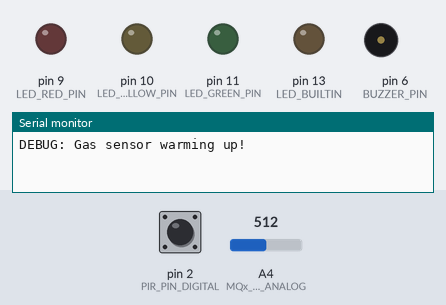
The sketch below on a simulated Arduino Nano, built with avr-gcc and run on an emulated ATmega328P. On the bench: output pins drawn as LEDs (lit = HIGH), buzzer (waves = sounding, pin HIGH), the last lines printed to the serial monitor. The inputs (shaded band) are chosen by the test bench; at power-on: pin 2 (PIR_PIN_DIGITAL) HIGH, A4 (MQx_PIN_ANALOG) = 512.

Above: at 0.1 s.
At 15.8 s:
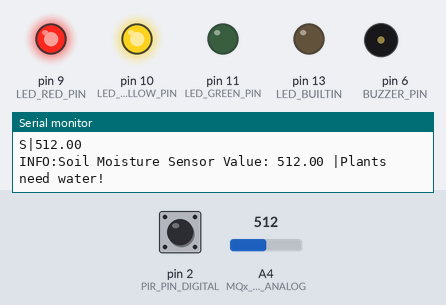
15.9 s: pin 2 (PIR_PIN_DIGITAL) pulsed LOW 2 times (0.12 s each, 0.3 s apart)
At 16.7 s:
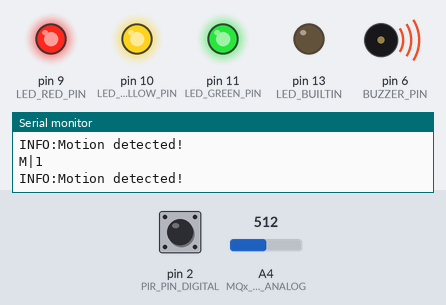
Timing chart, 0 to 26.5 s (numbered marks = the images above; inputs shaded):
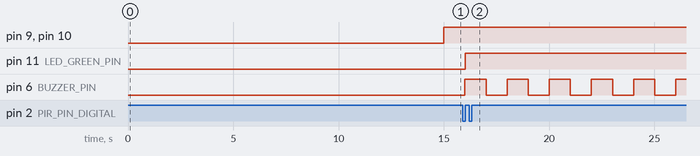

Measured:
- after the input at 15.9 s, pin 11 (LED_GREEN_PIN): LOW → HIGH after 0.12 s
- by itself, pin 6 (BUZZER_PIN): alternates HIGH for 1.0 s and LOW for 1.0 s

The sketch:

P04_002_HomeCentralAlexa_Slave1_Nano.ino
```cpp
/*
 *  P04_002_HomeCentralAlexa_Slave1_Nano
 *  Author: AdvantIoT Development Team
 *  Authored on: 11-Jan-2019
 *  Last Modified on: 17-Jan-2020
 *
 *  This is the complete sketch required for the HomeCentralAlexa_Slave1_Nano circuit which has the following:
 *  - A MQ35 gas sensor
 *  - A buzzer that sounds when the gas sensor detects gas
 *  - A soil moiture sensor
 *  - Green and Red LEDs that light up depending on the soil moisuture reading
 *
 *  Since serial output is what the RPi will push to the MQTT broker, restrict the output to data in expected format
 *  Don't do any pre-processing here since the app will have the threhsolds configured, send sensor values as read
 *  Prefix debug or info messages with DEBUG: or INFO: - A Node-RED function will parse this and display them in the Debug panel
 *  while the rest will be sent to the MQTT queue assuming they are sensor values.
 */

/*
 * The Nano needs additional drivers as it has an FTDI chip:
 * https://www.ftdichip.com/Drivers/VCP.htm
 *
 * Select Board: Arduino Nano
 * Select Processor: ATmega328P (Old Bootloader)
 * Select Port: /dev/cu.wchusbserial1420
 */

/*
 *  LIBRARIES
 *  LIbraries need to be installed using the Tools -> Manage Libraries option and then installed
 *  Some libraries are available with the IDE while others may need to be downloaded and installed form a .zip file
 */

#include <SPI.h>
#include <nRF24L01.h>
#include <RF24.h>
#include "DHT.h" //For DHT11 functions needed to get the humidity and temperature readings from the sensor.
//Using the Adafruit library, needs its sensor-master library as well. Install using the IDE Manage Libraries... option.

/*
 * PIN DEFINITIONS
 */

//For a Nano, only pins 2 and 3 support interrupts
//For Motion Sensor using an ISR (Interrup Service Request)
#define PIR_PIN_DIGITAL 2
//#define UNUSED_ISR_PIN 3

//For MQ2 or MQ# Gas Sensor
#define MQx_PIN_ANALOG A4 //Needs an analog pin
//Switched on or off based on a threshold defined by pot adjustment on the sensor - not used,
//thresholds and actions are controlled in software based on analog signal values
//#define MQx_PIN_DIGITAL 4 //Not required

//For LM393 Soil Moisture Sensor
#define LM393_PIN_ANALOG A5
//#define LM393_PIN_DIGITAL 5 //Not required

//For Buzzer and LEDs
#define BUZZER_PIN 6
//Use PWM pins for LEDS
//PWM Pins: 3, 5, 6, 9, 10, 11, PWM Frequency: 490 Hz (pins 5 and 6: 980 Hz)

#define LED_RED_PIN 9
#define LED_YELLOW_PIN 10
#define LED_GREEN_PIN 11

//For nRF24L01 Radio Module - NOT USED FOR NOW
//#define CE_PIN 9
//#define CSN_PIN 10

//For LM35 Temperature Sensor - NOT USED FOER NOW
//#define LM35_PIN_ANALOG A0 //Needs an analog pin

float lm393_value; //LM393 digital data pin value
//float dht_value; //DHT11 digital data pin value


/*
 * VARIABLE DEFINITIONS
 */
//Keeping all variables global so they are not reset on every function call
float mqx_value; //MQx analog data pin value
//Timer variables
unsigned long last_gas_reading_millis;
unsigned long last_soilmoisture_reading_millis;
const unsigned long gas_reading_freq = 15*1000;
const unsigned long soilmoisture_reading_freq = 15*1000;
int urgency;
//Thresholds
int gas_threshold = 300;
int soilmoisture_threshold = 500;
boolean start_motion_hold = false;

//Time for which motion sensor actiavted device is kept on
const unsigned long motion_sensor_hold = 15*1000;
unsigned long last_motion_trigger;
/*
 * RF device pipe addresses:
 * Please see P01_001_HomeCentral_Master_ESP32.ino for a detailed explanation
 */

// To write to Master node and Slave 2
const uint64_t writing_pipes[2] = { 0xF0F0F0A1A1LL, 0xF0F0F0A3A2LL };
// To read from Master node and Slave 2
const uint64_t reading_pipes[2] = { 0xF0F0F0A2A1LL, 0xF0F0F0A2A2LL };

// Allocate space for incoming and outgoing data
char RFSerial_data_in[32]; //For data received via RF from master and other slaves (max 32 bytes)
char RFSerial_data_out[32]; //For data to be sent via RF to master and other slaves (max 32 bytes)

// Temperature reading
float temperature_value = 0;
float last_temperature_value = 0; //Use to check if there is a change in reading

// Use "unsigned long" for variables that hold time as the value can become too large for an int
unsigned long temperature_last_read = 0; // The last time the temperature was read
const uint32_t temperature_read_delay = 30000; //5 minutes

//LCD Text buffers, 20 characters is max display anyway
char lcd_text1[20] = "";
char lcd_text2[20] = "";
char lcd_text3[20] = "";
char lcd_text4[20] = "";

/*
 * INSTANCE/OBJECT DEFINITIONS
 */

/*
 * FUNCTIONS
 */

//Sound buzzer intermittently based on urgency which is determined by the calling function
//As that is where you can determine urgency better.
//Urgency is a value for seconds between buzzing
//Timer variables
unsigned long start_buzzing_millis;
unsigned long stop_buzzing_millis;
boolean started_buzzing = false;
boolean stopped_buzzing = false;

void soundBuzzer(int urgency){
  unsigned long current_millis; //Keep local since needs to be update every call
  int buzz_time = 1*1000; //same for all urgencies
  int quiet_time = urgency*1000; //higher for low urgencies

  if(urgency == 0){ //if urgency == 0 stop buzzer
    digitalWrite(BUZZER_PIN, LOW);
  }
  else{
    current_millis = millis();
    if(current_millis - start_buzzing_millis > buzz_time){
      digitalWrite(BUZZER_PIN, LOW);
      if(!stopped_buzzing) stop_buzzing_millis = millis();
      stopped_buzzing = true;
      started_buzzing = false;
    }
    //Do not put an else, both conditions need to be checked every time to enable the toggle
    if(current_millis - stop_buzzing_millis > quiet_time){
      digitalWrite(BUZZER_PIN, HIGH); //Keep buzzing for the urgency interval
      if(!started_buzzing) start_buzzing_millis = millis();
      started_buzzing = true;
      stopped_buzzing = false;
    }
  }
}

//Get reading at a set frequency, not every time called
void getGasReading(){
  unsigned long current_millis; //Keep local since needs to be update every call
  char string_g[8] = "\0"; //To store gas reading float value converted to string, init to null
  char mqtt_string_g[10] = "\0"; //For message to be sent to MQTT broker, init to null
  char debug_string[50] = "\0"; //For debug serial print as one string

  current_millis = millis();
  if(current_millis - last_gas_reading_millis > gas_reading_freq){
    //Do everything for gas reading, LED lights and buzzer
    mqx_value = analogRead(MQx_PIN_ANALOG); // read analog input pin A0
    dtostrf(mqx_value, -7, 2, string_g); //(float source, char length including point - negative left aligns the string, decimal places, char[] target)

    //Since serial output is what the Node-RED on RPi will push to the MQTT broker, restrict the output to data in expected format
    //Don't do any pre-processing here since the app will have the threhsolds configured, send sensor values as read
    //Construct and print the MQTT message - goes to broker via Raspberry Pi serial input
    strcat(mqtt_string_g, "G|");
    strcat(mqtt_string_g, string_g);
    Serial.println(mqtt_string_g);

    //Print to serial with INFO, DEBUG or ERROR prefix, Node-RED will only print these to Debug console
    strcat(debug_string, "INFO:Gas Sensor Value: ");
    strcat(debug_string, string_g);

    if(mqx_value > gas_threshold)
    {
      strcat(debug_string, "|Gas detected!");
      digitalWrite(LED_RED_PIN, HIGH);
    }else{
      strcat(debug_string, "|Clear");
      digitalWrite(LED_RED_PIN, LOW);
    }
    Serial.println(debug_string);
    //Done everything for gas reading

    last_gas_reading_millis = millis();
  }

  //Determine buzzer urgency (seconds between buzzing) based on how higher than threshold the value is
  if(mqx_value < gas_threshold) urgency = 0; //Stop sounding the buzzer
  if(mqx_value > gas_threshold && mqx_value < 400) urgency = 3;
  if(mqx_value > 400 && mqx_value < 500) urgency = 2;
  if(mqx_value > 500) urgency = 1;
  soundBuzzer(urgency);
}

//Get soil moisture reading at a set frequency, not every time called
//LM393 is a soil moisture sensor
void getSoilMoistureReading(){
  unsigned long current_millis; //Keep local since needs to be update every call
  char string_s[8] = "\0"; //To store soil moisture float value converted to string
  char mqtt_string_s[10] = "\0";
  char debug_string[50] = "\0"; //For debug serial print as one string

  current_millis = millis();
  if(current_millis - last_soilmoisture_reading_millis > soilmoisture_reading_freq){
    //Do everything for gas reading, LED lights and buzzer
    lm393_value = analogRead(LM393_PIN_ANALOG); // read analog input pin A0
    dtostrf(lm393_value, -7, 2, string_s); // //(float source, char length including point - negative left aligns the string, decimal places, char[] target)

    //Since serial output is what the RPi will push to the MQTT broker, restrict the output to data in expected format
    //Don't do any pre-processing here since the app will have the threhsolds configured, send sensor values as read
    //Construct and print the MQTT message - goes to broker via Raspberry Pi serial input
    strcat(mqtt_string_s, "S|");
    strcat(mqtt_string_s, string_s);
    Serial.println(mqtt_string_s);

    //Print to serial with INFO, DEBUG or ERROR prefix, Node-RED will only print these to Debug console
    strcat(debug_string, "INFO:Soil Moisture Sensor Value: ");
    strcat(debug_string, string_s);

    if(lm393_value > soilmoisture_threshold)
    {
      strcat(debug_string, "|Plants need water!");
      digitalWrite(LED_YELLOW_PIN, HIGH);
    }else{
      strcat(debug_string, "|Plants are ok!");
      digitalWrite(LED_YELLOW_PIN, LOW);
    }
    Serial.println(debug_string);
    //Done everything for soil moisture reading

    last_soilmoisture_reading_millis = millis();
  }

  //Determine buzzer urgency (seconds between buzzing) based on how higher than threshold the value is
  if(mqx_value < gas_threshold) urgency = 0; //Stop sounding the buzzer
  if(mqx_value > gas_threshold && mqx_value < 400) urgency = 3;
  if(mqx_value > 400 && mqx_value < 500) urgency = 2;
  if(mqx_value > 500) urgency = 1;
  soundBuzzer(urgency);
}

/* For PIR Motion Sensor */
// Checks if motion was detected, sets LED HIGH and starts a timer
//ICACHE_RAM_ATTR void motionDetected() { //Use ICACHE_RAM_ATTR for NodeMCU/ESP8266, not required for Nano
void motionDetected() {
  //Since serial output is what the RPi will push to the MQTT broker, restrict the output to data in expected format
  //Don't do any pre-processing here since the app will have the threhsolds configured, send sensor values as read
  char mqtt_string_m[10] = "\0";
  strcat(mqtt_string_m, "M|");
  strcat(mqtt_string_m, "1"); //And send the 0 in motionStopped()
  Serial.println(mqtt_string_m);

  //Print to serial with INFO, DEBUG or ERROR prefix, Node-RED will only print these to Debug console
  Serial.println("INFO:Motion detected!");
  digitalWrite(LED_GREEN_PIN, HIGH);  // turn LED ON

  start_motion_hold = true;
  last_motion_trigger = millis();
}

void motionStopped() {
  //Since serial output is what the RPi will push to the MQTT broker, restrict the output to data in expected format
  //Don't do any pre-processing here since the app will have the threhsolds configured, send sensor values as read
  char mqtt_string_m[10] = "\0";
  strcat(mqtt_string_m, "M|");
  strcat(mqtt_string_m, "0"); //And send the 1 in motionDetected()
  Serial.println(mqtt_string_m);

  //Print to serial with INFO, DEBUG or ERROR prefix, Node-RED will only print these to Debug console
  Serial.println("INFO:Motion stopped!");
  digitalWrite(LED_GREEN_PIN, LOW);  // turn LED OFF
}

/*
 * Setup
 * The setup function runs once when you press reset or power the board.
 */

void setup() {
  Serial.begin(115200); //The default serial port for communication with serial monitor.
  analogReference(DEFAULT);

  //Initialize digital pin LED_BUILTIN as an output. Can be used to indicate connection status.
  pinMode(LED_BUILTIN, OUTPUT);

  //pinMode(MQx_PIN_ANALOG, INPUT);
  pinMode(LM393_PIN_ANALOG, INPUT);

  //Set Buzzer and LED Pins for OUTPUT
  pinMode(PIR_PIN_DIGITAL, INPUT);
  attachInterrupt(digitalPinToInterrupt(PIR_PIN_DIGITAL), motionDetected, RISING);

  pinMode(BUZZER_PIN, OUTPUT);
  pinMode(LED_RED_PIN, OUTPUT);
  pinMode(LED_YELLOW_PIN, OUTPUT);
  pinMode(LED_GREEN_PIN, OUTPUT);


  digitalWrite(BUZZER_PIN, LOW);
  digitalWrite(LED_RED_PIN, LOW);
  digitalWrite(LED_YELLOW_PIN, LOW);
  digitalWrite(LED_GREEN_PIN, LOW);

  Serial.println("DEBUG: Gas sensor warming up!");
  //delay(20000); // allow the MQ-6 to warm up - since a lot of delay is due to other setup, this may not be needed
}


/*
 * Loop
 * The loop function runs over and over again forever, 30 times a minute (check!)
 */
void loop() {
  //The frequency for each reading is managed within the function so each can have its own
  getGasReading();
  getSoilMoistureReading();

  unsigned long current_millis = millis(); //Keep local since needs to be update every call
  //Turn off the motion sensor LED after the number of seconds defined in the motion_sensor_hold variable
  if(start_motion_hold && (current_millis - last_motion_trigger > (motion_sensor_hold))) {
    //Serial.println(digitalRead(PIR_PIN_DIGITAL));
    if(digitalRead(PIR_PIN_DIGITAL) == LOW){
      motionStopped();
      start_motion_hold = false;
    }
  }
}

/*
 * END of sketch
 */
```
